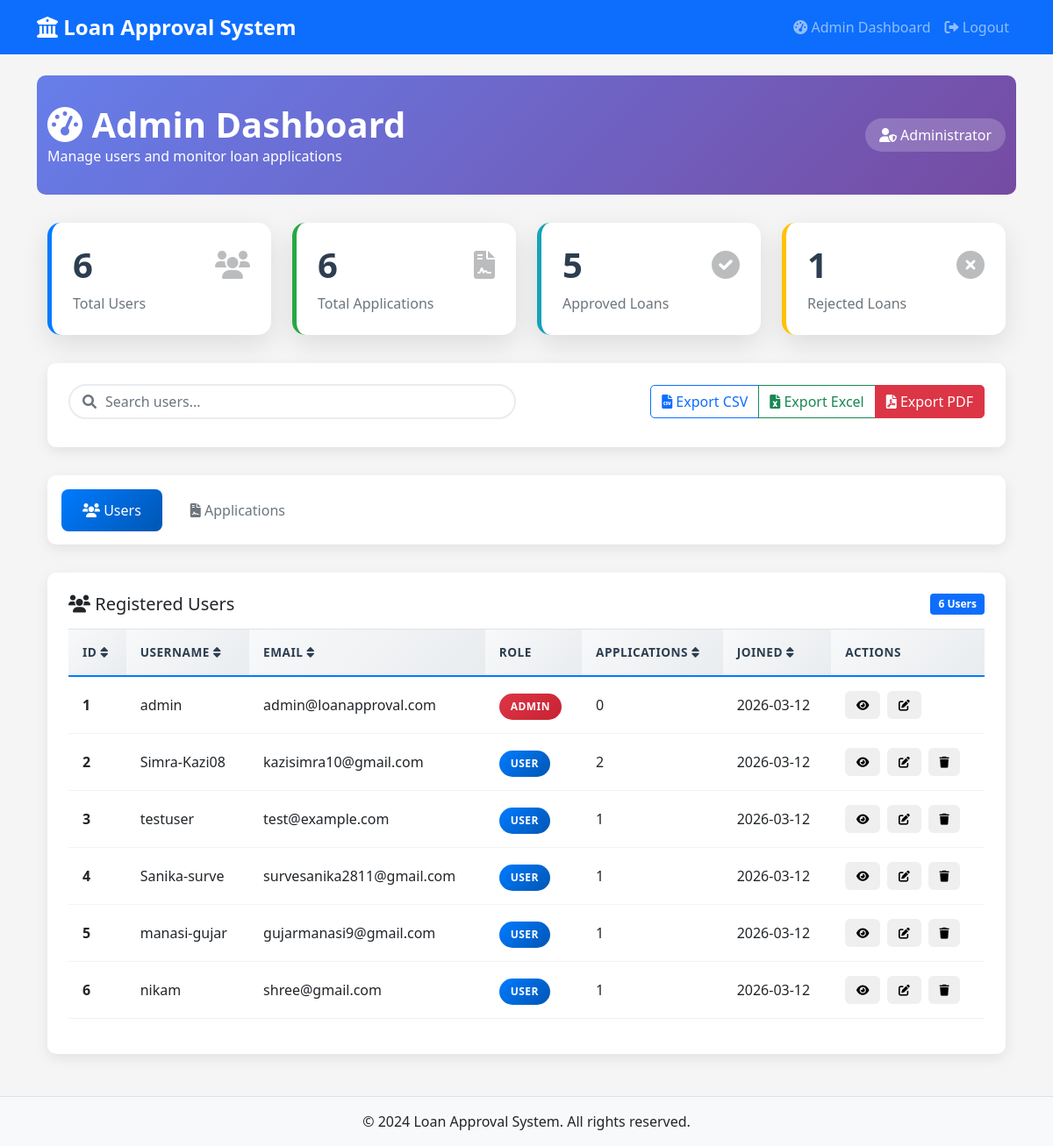
The page /admin (signed in) on the database its author committed.
### app.py (models this page shows, shortened)
class User(db.Model):
    id = db.Column(db.Integer, primary_key=True)
    username = db.Column(db.String(80), unique=True, nullable=False)
    email = db.Column(db.String(120), unique=True, nullable=False)
    password_hash = db.Column(db.String(120), nullable=False)
    is_admin = db.Column(db.Boolean, default=False)
    created_at = db.Column(db.DateTime, default=datetime.utcnow)
    loan_applications = db.relationship('LoanApplication', backref='user', lazy=True)

### app.py (the view)
@app.route('/admin')
def admin_dashboard():
    if 'user_id' not in session or not session.get('is_admin'):
        return redirect(url_for('login'))
    users = User.query.all()
    applications = LoanApplication.query.order_by(LoanApplication.created_at.desc()).all()
    return render_template('admin.html', users=users, applications=applications)

### templates/admin.html (shortened to what this page needs)
{% extends "base.html" %}
{% block extra_css %}
<link href="{{ url_for('static', filename='css/admin.css') }}" rel="stylesheet">
{% endblock %}
{% block content %}
<div class="admin-header">
    <div class="container">
        <div class="row align-items-center">
            <div class="col-md-8">
                <h2><i class="fas fa-tachometer-alt"></i> Admin Dashboard</h2>
                <p class="mb-0">Manage users and monitor loan applications</p>
            </div>
            <div class="col-md-4 text-end">
                <span class="admin-badge"><i class="fas fa-user-shield"></i> Administrator</span>
            </div>
        </div>
    </div>
</div>
<div class="container">
    <div class="stats-grid">
        <div class="stats-card primary">
            <div class="stats-icon">
                <i class="fas fa-users"></i>
            </div>
            <h3>{{ users|length }}</h3>
            <p>Total Users</p>
        </div>
        <div class="stats-card success">
            <div class="stats-icon">
                <i class="fas fa-file-contract"></i>
            </div>
            <h3>{{ applications|length }}</h3>
            <p>Total Applications</p>
        </div>
        <div class="stats-card info">
            <div class="stats-icon">
                <i class="fas fa-check-circle"></i>
            </div>
            <h3>{{ applications|selectattr('prediction_result', 'equalto', 'Approved')|list|length }}</h3>
            <p>Approved Loans</p>
        </div>
        <div class="stats-card warning">
            <div class="stats-icon">
                <i class="fas fa-times-circle"></i>
            </div>
            <h3>{{ applications|selectattr('prediction_result', 'equalto', 'Not Approved')|list|length }}</h3>
            <p>Rejected Loans</p>
        </div>
    </div>
    <div class="admin-controls">
        <div class="row align-items-center">
            <div class="col-md-6">
                <div class="search-box">
                    <i class="fas fa-search search-icon"></i>
                    <input type="text" class="form-control search-input" data-table="users-table" placeholder="Search users...">
                </div>
            </div>
            <div class="col-md-6 text-end">
                <div class="btn-group" role="group">
                    <button class="btn btn-outline-primary btn-export" data-table="users-table" data-format="csv">
                        <i class="fas fa-file-csv"></i> Export CSV
                    </button>
                    <button class="btn btn-outline-success btn-export" data-table="users-table" data-format="excel">
                        <i class="fas fa-file-excel"></i> Export Excel
                    </button>
                    <button class="btn btn-danger btn-export" data-table="users-table" data-format="pdf">
                        <i class="fas fa-file-pdf"></i> Export PDF
                    </button>
                </div>
            </div>
        </div>
    </div>
<div class="admin-tabs">
        <ul class="nav nav-tabs" id="adminTabs" role="tablist">
            <li class="nav-item" role="presentation">
                <button class="nav-link active" id="users-tab" data-bs-toggle="tab" data-bs-target="#users" type="button" role="tab">
                    <i class="fas fa-users"></i> Users
                </button>
            </li>
            <li class="nav-item" role="presentation">
                <button class="nav-link" id="applications-tab" data-bs-toggle="tab" data-bs-target="#applications" type="button" role="tab">
                    <i class="fas fa-file-contract"></i> Applications
                </button>
            </li>
        </ul>
    </div>
    <div class="tab-content" id="adminTabsContent">
        <div class="tab-pane fade show active" id="users" role="tabpanel">
            <div class="admin-table-container">
                <div class="d-flex justify-content-between align-items-center mb-3">
                    <h5 class="mb-0"><i class="fas fa-users"></i> Registered Users</h5>
                    <span class="badge bg-primary">{{ users|length }} Users</span>
                </div>
                <div class="table-responsive">
                    <table class="table admin-table" id="users-table">
                        <thead>
                            <tr>
                                <th class="sortable">ID <i class="fas fa-sort"></i></th>
                                <th class="sortable">Username <i class="fas fa-sort"></i></th>
                                <th class="sortable">Email <i class="fas fa-sort"></i></th>
                                <th>Role</th>
                                <th class="sortable">Applications <i class="fas fa-sort"></i></th>
                                <th class="sortable">Joined <i class="fas fa-sort"></i></th>
                                <th>Actions</th>
                            </tr>
                        </thead>
                        <tbody>
                            {% for user in users %}
                            <tr>
                                <td><strong>{{ user.id }}</strong></td>
                                <td>{{ user.username }}</td>
                                <td>{{ user.email }}</td>
                                <td>
                                    {% if user.is_admin %}
                                        <span class="role-badge admin">Admin</span>
                                    {% else %}
                                        <span class="role-badge user">User</span>
                                    {% endif %}
                                </td>
                                <td>{{ user.loan_applications|length }}</td>
                                <td>{{ user.created_at.strftime('%Y-%m-%d') }}</td>
                                <td>
                                    <div class="action-buttons">
                                        <button class="btn-action btn-view" data-user-id="{{ user.id }}" data-bs-toggle="tooltip" title="View Details">
                                            <i class="fas fa-eye"></i>
                                        </button>
                                        <button class="btn-action btn-edit" data-id="{{ user.id }}" data-type="user" data-bs-toggle="tooltip" title="Edit User">
                                            <i class="fas fa-edit"></i>
                                        </button>
                                        {% if not user.is_admin %}
                                        <button class="btn-action btn-delete" data-id="{{ user.id }}" data-type="user" data-bs-toggle="tooltip" title="Delete User">
                                            <i class="fas fa-trash"></i>
                                        </button>
                                        {% endif %}
                                    </div>
                                </td>
                            </tr>
                            {% endfor %}
                        </tbody>
                    </table>
                </div>
            </div>
        </div>
    </div>
</div>
{% endblock %}

### templates/base.html (shortened to what this page needs)
<!DOCTYPE html>
<html lang="en">
<head>
    <link href="https://cdn.jsdelivr.net/npm/bootstrap@5.1.3/dist/css/bootstrap.min.css" rel="stylesheet">
    <link href="https://cdnjs.cloudflare.com/ajax/libs/font-awesome/6.0.0/css/all.min.css" rel="stylesheet">
    <link href="{{ url_for('static', filename='css/style.css') }}" rel="stylesheet">
    {% block extra_css %}{% endblock %}
</head>
<body>
    <nav class="navbar navbar-expand-lg navbar-dark bg-primary">
        <div class="container">
            <a class="navbar-brand" href="{{ url_for('index') }}">
                <i class="fas fa-university"></i> Loan Approval System
            </a>
            {% if session.user_id %}
            <div class="collapse navbar-collapse" id="navbarNav">
                <ul class="navbar-nav ms-auto">
                    <li class="nav-item">
                        <a class="nav-link" href="{{ url_for('dashboard') if not session.is_admin else url_for('admin_dashboard') }}">
                            <i class="fas fa-tachometer-alt"></i>
                            {{ 'Dashboard' if not session.is_admin else 'Admin Dashboard' }}
                        </a>
                    </li>
                    <li class="nav-item">
                        <a class="nav-link" href="{{ url_for('logout') }}">
                            <i class="fas fa-sign-out-alt"></i> Logout
                        </a>
                    </li>
                </ul>
            </div>
            {% endif %}
        </div>
    </nav>
    <main class="container mt-4">
        {% block content %}{% endblock %}
    </main>
    <footer class="bg-light text-center py-3 mt-5">
        <div class="container">
            <p class="mb-0">&copy; 2024 Loan Approval System. All rights reserved.</p>
        </div>
    </footer>
</body>
</html>

### static/css/style.css (style rules this page uses)
:root { --primary-color: #007bff; --secondary-color: #6c757d; --success-color: #28a745; --danger-color: #dc3545; --warning-color: #ffc107; --info-color: #17a2b8; --light-color: #f8f9fa; --dark-color: #343a40; }
body { font-family: 'Segoe UI', Tahoma, Geneva, Verdana, sans-serif; background-color: #f5f5f5; min-height: 100vh; }
.navbar-brand { font-weight: bold; font-size: 1.5rem; }
.btn { border-radius: 5px; font-weight: 500; transition: all 0.2s ease-in-out; }
.form-control, .form-select { border-radius: 5px; border: 1px solid #ced4da; transition: border-color 0.15s ease-in-out, box-shadow 0.15s ease-in-out; }
.badge { font-size: 0.75rem; padding: 0.5em 0.75em; }
.table { background-color: white; }
.table th { border-top: none; font-weight: 600; color: var(--dark-color); background-color: #f8f9fa; }
footer { margin-top: auto; background-color: var(--light-color) !important; border-top: 1px solid #dee2e6; }
.nav-tabs .nav-link { border: 1px solid transparent; border-bottom: none; color: var(--secondary-color); }
.nav-tabs .nav-link.active { color: var(--primary-color); background-color: white; border-color: #dee2e6 #dee2e6 white; }
.badge { animation: fadeIn 0.3s ease-in; }

### rows shown on the page
User: id "1", username "admin", email "admin@loanapproval.com", is_admin "ADMIN", loan_applications|length "0", created_at "2026-03-12"
User: id "2", username "Simra-Kazi08", email "kazisimra10@gmail.com", is_admin "USER", loan_applications|length "2", created_at "2026-03-12"
User: id "3", username "testuser", email "test@example.com", is_admin "USER", loan_applications|length "1", created_at "2026-03-12"
User: id "4", username "Sanika-surve", email "survesanika2811@gmail.com", is_admin "USER", loan_applications|length "1", created_at "2026-03-12"
User: id "5", username "manasi-gujar", email "gujarmanasi9@gmail.com", is_admin "USER", loan_applications|length "1", created_at "2026-03-12"
User: id "6", username "nikam", email "shree@gmail.com", is_admin "USER", loan_applications|length "1", created_at "2026-03-12"

### other values the page prints
{{ 'Dashboard' if not session.is_admin else 'Admin Dashboard' }} "Admin Dashboard"
{{ users|length }} "6"
{{ applications|length }} "6"
